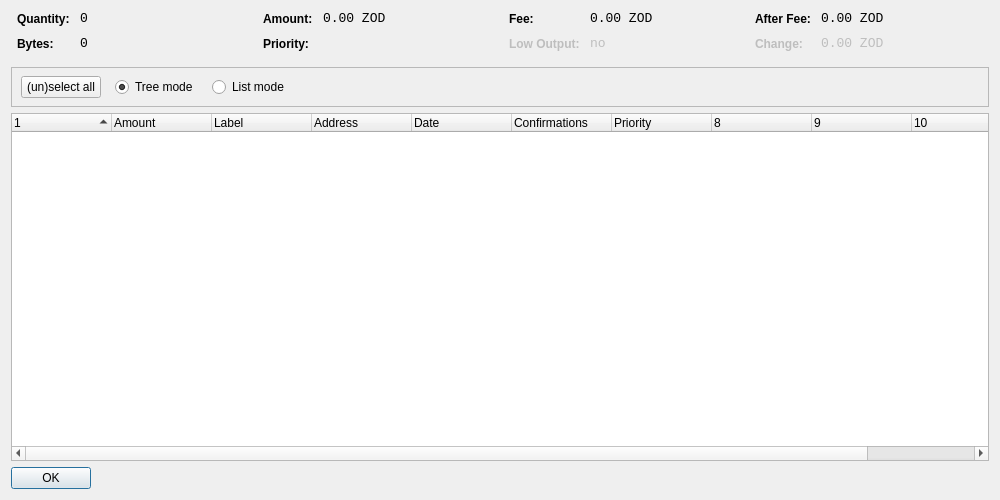
<?xml version="1.0" encoding="UTF-8"?>
<ui version="4.0">
 <class>CoinControlDialog</class>
 <widget class="QDialog" name="CoinControlDialog">
  <property name="geometry">
   <rect>
    <x>0</x>
    <y>0</y>
    <width>1000</width>
    <height>500</height>
   </rect>
  </property>
  <property name="windowTitle">
   <string>Coin Control</string>
  </property>
  <layout class="QVBoxLayout" name="verticalLayout">
   <item>
    <layout class="QHBoxLayout" name="horizontalLayoutTop" stretch="0,0,0,0">
     <property name="topMargin">
      <number>0</number>
     </property>
     <property name="bottomMargin">
      <number>10</number>
     </property>
     <item>
      <layout class="QFormLayout" name="formLayoutCoinControl1">
       <property name="horizontalSpacing">
        <number>10</number>
       </property>
       <property name="verticalSpacing">
        <number>10</number>
       </property>
       <property name="leftMargin">
        <number>6</number>
       </property>
       <property name="rightMargin">
        <number>6</number>
       </property>
       <item row="0" column="0">
        <widget class="QLabel" name="labelCoinControlQuantityText">
         <property name="styleSheet">
          <string notr="true">font-weight:bold;</string>
         </property>
         <property name="text">
          <string>Quantity:</string>
         </property>
        </widget>
       </item>
       <item row="0" column="1">
        <widget class="QLabel" name="labelCoinControlQuantity">
         <property name="font">
          <font>
           <family>Monospace</family>
           <pointsize>10</pointsize>
          </font>
         </property>
         <property name="cursor">
          <cursorShape>IBeamCursor</cursorShape>
         </property>
         <property name="contextMenuPolicy">
          <enum>Qt::ActionsContextMenu</enum>
         </property>
         <property name="text">
          <string notr="true">0</string>
         </property>
         <property name="textInteractionFlags">
          <set>Qt::LinksAccessibleByMouse|Qt::TextSelectableByKeyboard|Qt::TextSelectableByMouse</set>
         </property>
        </widget>
       </item>
       <item row="1" column="0">
        <widget class="QLabel" name="labelCoinControlBytesText">
         <property name="styleSheet">
          <string notr="true">font-weight:bold;</string>
         </property>
         <property name="text">
          <string>Bytes:</string>
         </property>
        </widget>
       </item>
       <item row="1" column="1">
        <widget class="QLabel" name="labelCoinControlBytes">
         <property name="font">
          <font>
           <family>Monospace</family>
           <pointsize>10</pointsize>
          </font>
         </property>
         <property name="cursor">
          <cursorShape>IBeamCursor</cursorShape>
         </property>
         <property name="contextMenuPolicy">
          <enum>Qt::ActionsContextMenu</enum>
         </property>
         <property name="text">
          <string notr="true">0</string>
         </property>
         <property name="textInteractionFlags">
          <set>Qt::LinksAccessibleByMouse|Qt::TextSelectableByKeyboard|Qt::TextSelectableByMouse</set>
         </property>
        </widget>
       </item>
      </layout>
     </item>
     <item>
      <layout class="QFormLayout" name="formLayoutCoinControl2">
       <property name="horizontalSpacing">
        <number>10</number>
       </property>
       <property name="verticalSpacing">
        <number>10</number>
       </property>
       <property name="leftMargin">
        <number>6</number>
       </property>
       <property name="rightMargin">
        <number>6</number>
       </property>
       <item row="0" column="0">
        <widget class="QLabel" name="labelCoinControlAmountText">
         <property name="styleSheet">
          <string notr="true">font-weight:bold;</string>
         </property>
         <property name="text">
          <string>Amount:</string>
         </property>
        </widget>
       </item>
       <item row="0" column="1">
        <widget class="QLabel" name="labelCoinControlAmount">
         <property name="font">
          <font>
           <family>Monospace</family>
           <pointsize>10</pointsize>
          </font>
         </property>
         <property name="cursor">
          <cursorShape>IBeamCursor</cursorShape>
         </property>
         <property name="contextMenuPolicy">
          <enum>Qt::ActionsContextMenu</enum>
         </property>
         <property name="text">
          <string notr="true">0.00 ZOD</string>
         </property>
         <property name="textInteractionFlags">
          <set>Qt::LinksAccessibleByMouse|Qt::TextSelectableByKeyboard|Qt::TextSelectableByMouse</set>
         </property>
        </widget>
       </item>
       <item row="1" column="0">
        <widget class="QLabel" name="labelCoinControlPriorityText">
         <property name="styleSheet">
          <string notr="true">font-weight:bold;</string>
         </property>
         <property name="text">
          <string>Priority:</string>
         </property>
        </widget>
       </item>
       <item row="1" column="1">
        <widget class="QLabel" name="labelCoinControlPriority">
         <property name="font">
          <font>
           <family>Monospace</family>
           <pointsize>10</pointsize>
          </font>
         </property>
         <property name="cursor">
          <cursorShape>IBeamCursor</cursorShape>
         </property>
         <property name="contextMenuPolicy">
          <enum>Qt::ActionsContextMenu</enum>
         </property>
         <property name="text">
          <string/>
         </property>
         <property name="textInteractionFlags">
          <set>Qt::LinksAccessibleByMouse|Qt::TextSelectableByKeyboard|Qt::TextSelectableByMouse</set>
         </property>
        </widget>
       </item>
      </layout>
     </item>
     <item>
      <layout class="QFormLayout" name="formLayoutCoinControl3">
       <property name="horizontalSpacing">
        <number>10</number>
       </property>
       <property name="verticalSpacing">
        <number>10</number>
       </property>
       <property name="leftMargin">
        <number>6</number>
       </property>
       <property name="rightMargin">
        <number>6</number>
       </property>
       <item row="0" column="0">
        <widget class="QLabel" name="labelCoinControlFeeText">
         <property name="styleSheet">
          <string notr="true">font-weight:bold;</string>
         </property>
         <property name="text">
          <string>Fee:</string>
         </property>
        </widget>
       </item>
       <item row="0" column="1">
        <widget class="QLabel" name="labelCoinControlFee">
         <property name="font">
          <font>
           <family>Monospace</family>
           <pointsize>10</pointsize>
          </font>
         </property>
         <property name="cursor">
          <cursorShape>IBeamCursor</cursorShape>
         </property>
         <property name="contextMenuPolicy">
          <enum>Qt::ActionsContextMenu</enum>
         </property>
         <property name="text">
          <string notr="true">0.00 ZOD</string>
         </property>
         <property name="textInteractionFlags">
          <set>Qt::LinksAccessibleByMouse|Qt::TextSelectableByKeyboard|Qt::TextSelectableByMouse</set>
         </property>
        </widget>
       </item>
       <item row="1" column="0">
        <widget class="QLabel" name="labelCoinControlLowOutputText">
         <property name="enabled">
          <bool>false</bool>
         </property>
         <property name="styleSheet">
          <string notr="true">font-weight:bold;</string>
         </property>
         <property name="text">
          <string>Low Output:</string>
         </property>
        </widget>
       </item>
       <item row="1" column="1">
        <widget class="QLabel" name="labelCoinControlLowOutput">
         <property name="enabled">
          <bool>false</bool>
         </property>
         <property name="font">
          <font>
           <family>Monospace</family>
           <pointsize>10</pointsize>
          </font>
         </property>
         <property name="cursor">
          <cursorShape>IBeamCursor</cursorShape>
         </property>
         <property name="contextMenuPolicy">
          <enum>Qt::ActionsContextMenu</enum>
         </property>
         <property name="text">
          <string notr="true">no</string>
         </property>
         <property name="textInteractionFlags">
          <set>Qt::LinksAccessibleByMouse|Qt::TextSelectableByKeyboard|Qt::TextSelectableByMouse</set>
         </property>
        </widget>
       </item>
      </layout>
     </item>
     <item>
      <layout class="QFormLayout" name="formLayoutCoinControl4">
       <property name="horizontalSpacing">
        <number>10</number>
       </property>
       <property name="verticalSpacing">
        <number>10</number>
       </property>
       <property name="leftMargin">
        <number>6</number>
       </property>
       <property name="rightMargin">
        <number>6</number>
       </property>
       <item row="0" column="0">
        <widget class="QLabel" name="labelCoinControlAfterFeeText">
         <property name="styleSheet">
          <string notr="true">font-weight:bold;</string>
         </property>
         <property name="text">
          <string>After Fee:</string>
         </property>
        </widget>
       </item>
       <item row="0" column="1">
        <widget class="QLabel" name="labelCoinControlAfterFee">
         <property name="font">
          <font>
           <family>Monospace</family>
           <pointsize>10</pointsize>
          </font>
         </property>
         <property name="cursor">
          <cursorShape>IBeamCursor</cursorShape>
         </property>
         <property name="contextMenuPolicy">
          <enum>Qt::ActionsContextMenu</enum>
         </property>
         <property name="text">
          <string notr="true">0.00 ZOD</string>
         </property>
         <property name="textInteractionFlags">
          <set>Qt::LinksAccessibleByMouse|Qt::TextSelectableByKeyboard|Qt::TextSelectableByMouse</set>
         </property>
        </widget>
       </item>
       <item row="1" column="0">
        <widget class="QLabel" name="labelCoinControlChangeText">
         <property name="enabled">
          <bool>false</bool>
         </property>
         <property name="styleSheet">
          <string notr="true">font-weight:bold;</string>
         </property>
         <property name="text">
          <string>Change:</string>
         </property>
        </widget>
       </item>
       <item row="1" column="1">
        <widget class="QLabel" name="labelCoinControlChange">
         <property name="enabled">
          <bool>false</bool>
         </property>
         <property name="font">
          <font>
           <family>Monospace</family>
           <pointsize>10</pointsize>
          </font>
         </property>
         <property name="cursor">
          <cursorShape>IBeamCursor</cursorShape>
         </property>
         <property name="contextMenuPolicy">
          <enum>Qt::ActionsContextMenu</enum>
         </property>
         <property name="text">
          <string notr="true">0.00 ZOD</string>
         </property>
         <property name="textInteractionFlags">
          <set>Qt::LinksAccessibleByMouse|Qt::TextSelectableByKeyboard|Qt::TextSelectableByMouse</set>
         </property>
        </widget>
       </item>
      </layout>
     </item>
    </layout>
   </item>
   <item>
    <widget class="QFrame" name="frame">
     <property name="minimumSize">
      <size>
       <width>0</width>
       <height>40</height>
      </size>
     </property>
     <property name="frameShape">
      <enum>QFrame::StyledPanel</enum>
     </property>
     <property name="frameShadow">
      <enum>QFrame::Sunken</enum>
     </property>
     <widget class="QWidget" name="horizontalLayoutWidget">
      <property name="geometry">
       <rect>
        <x>10</x>
        <y>0</y>
        <width>781</width>
        <height>41</height>
       </rect>
      </property>
      <layout class="QHBoxLayout" name="horizontalLayoutPanel" stretch="0,0,0,0,0">
       <property name="spacing">
        <number>14</number>
       </property>
       <item>
        <widget class="QPushButton" name="pushButtonSelectAll">
         <property name="sizePolicy">
          <sizepolicy hsizetype="Maximum" vsizetype="Fixed">
           <horstretch>0</horstretch>
           <verstretch>0</verstretch>
          </sizepolicy>
         </property>
         <property name="text">
          <string>(un)select all</string>
         </property>
        </widget>
       </item>
       <item>
        <widget class="QRadioButton" name="radioTreeMode">
         <property name="sizePolicy">
          <sizepolicy hsizetype="Maximum" vsizetype="Fixed">
           <horstretch>0</horstretch>
           <verstretch>0</verstretch>
          </sizepolicy>
         </property>
         <property name="text">
          <string>Tree mode</string>
         </property>
         <property name="checked">
          <bool>true</bool>
         </property>
        </widget>
       </item>
       <item>
        <widget class="QRadioButton" name="radioListMode">
         <property name="sizePolicy">
          <sizepolicy hsizetype="Maximum" vsizetype="Fixed">
           <horstretch>0</horstretch>
           <verstretch>0</verstretch>
          </sizepolicy>
         </property>
         <property name="text">
          <string>List mode</string>
         </property>
        </widget>
       </item>
       <item>
        <spacer name="horizontalSpacer">
         <property name="orientation">
          <enum>Qt::Horizontal</enum>
         </property>
         <property name="sizeHint" stdset="0">
          <size>
           <width>40</width>
           <height>20</height>
          </size>
         </property>
        </spacer>
       </item>
      </layout>
     </widget>
    </widget>
   </item>
   <item>
    <widget class="CoinControlTreeWidget" name="treeWidget">
     <property name="contextMenuPolicy">
      <enum>Qt::CustomContextMenu</enum>
     </property>
     <property name="sortingEnabled">
      <bool>false</bool>
     </property>
     <property name="columnCount">
      <number>11</number>
     </property>
     <attribute name="headerShowSortIndicator" stdset="0">
      <bool>true</bool>
     </attribute>
     <attribute name="headerStretchLastSection">
      <bool>false</bool>
     </attribute>
     <column>
      <property name="text">
       <string/>
      </property>
     </column>
     <column>
      <property name="text">
       <string>Amount</string>
      </property>
     </column>
     <column>
      <property name="text">
       <string>Label</string>
      </property>
     </column>
     <column>
      <property name="text">
       <string>Address</string>
      </property>
     </column>
     <column>
      <property name="text">
       <string>Date</string>
      </property>
     </column>
     <column>
      <property name="text">
       <string>Confirmations</string>
      </property>
      <property name="toolTip">
       <string>Confirmed</string>
      </property>
     </column>
     <column>
      <property name="text">
       <string>Priority</string>
      </property>
     </column>
     <column>
      <property name="text">
       <string/>
      </property>
     </column>
     <column>
      <property name="text">
       <string/>
      </property>
     </column>
     <column>
      <property name="text">
       <string/>
      </property>
     </column>
     <column>
      <property name="text">
       <string/>
      </property>
     </column>
    </widget>
   </item>
   <item>
    <widget class="QDialogButtonBox" name="buttonBox">
     <property name="sizePolicy">
      <sizepolicy hsizetype="Maximum" vsizetype="Fixed">
       <horstretch>0</horstretch>
       <verstretch>0</verstretch>
      </sizepolicy>
     </property>
     <property name="orientation">
      <enum>Qt::Horizontal</enum>
     </property>
     <property name="standardButtons">
      <set>QDialogButtonBox::Ok</set>
     </property>
    </widget>
   </item>
  </layout>
 </widget>
 <customwidgets>
  <customwidget>
   <class>CoinControlTreeWidget</class>
   <extends>QTreeWidget</extends>
   <header>coincontroltreewidget.h</header>
  </customwidget>
 </customwidgets>
 <resources/>
 <connections/>
</ui>
